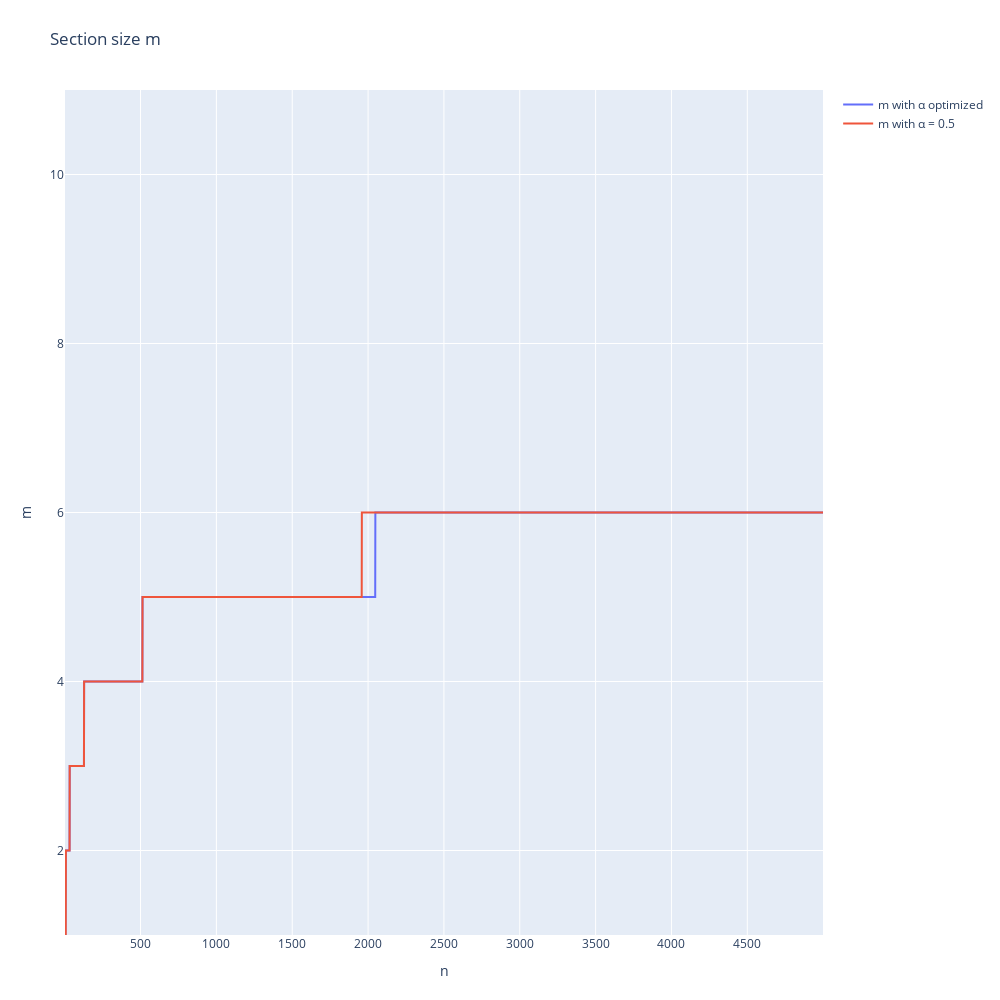

Notebook code for this chart:
### Code cell
layout_2 = go.Layout(
    title= 'Section size m',
    margin=dict(l=65, r=50, b=65, t=90),
    autosize=False,
    width=1000,
    height=1000,
    xaxis = dict(title='n'),
    yaxis = dict(title='m', range=[1, 11]),
    )

fig = go.Figure(go.Scatter(x= size_vec, y = norm_sec_size_int , mode="lines", name='m with ' + chr(945) + ' optimized'),
                layout=layout_2)
fig.add_trace(go.Scatter(x= size_vec, y = opt_sec_size_int , mode="lines", name='m with ' + chr(945) + ' = 0.5'))

fig.show()

### Figure 1 — Plotly figure (JSON) as saved in the notebook; plotly's stock layout.template omitted (floating-point values rounded to 4 significant figures; data arrays with more than 128 entries replaced by an {"elided": "..."} marker saying what was removed)
{"data": [{"mode": "lines", "name": "m with α optimized", "type": "scatter", "x": {"elided": "4998 int values"}, "y": {"elided": "4998 int values"}}, {"mode": "lines", "name": "m with α = 0.5", "type": "scatter", "x": {"elided": "4998 int values"}, "y": {"elided": "4998 int values"}}], "layout": {"autosize": false, "height": 1000, "margin": {"b": 65, "l": 65, "r": 50, "t": 90}, "title": {"text": "Section size m"}, "width": 1000, "xaxis": {"title": {"text": "n"}}, "yaxis": {"range": [1, 11], "title": {"text": "m"}}}}
